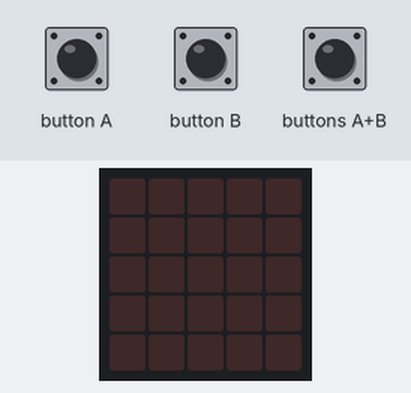
Bench run of a program on a simulated BBC micro:bit (MakeCode). Parts: the board's 5×5 LED display. The inputs (shaded band) are chosen by the test bench.

Above: at 1.2 s.
1.3 s: buttons A+B pressed for 0.15 s
At 2.0 s:
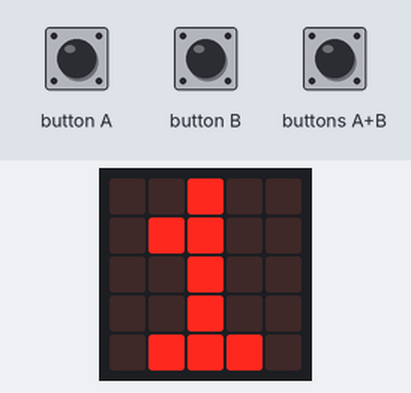
4.3 s: buttons A+B pressed for 1 s
At 6.5 s:
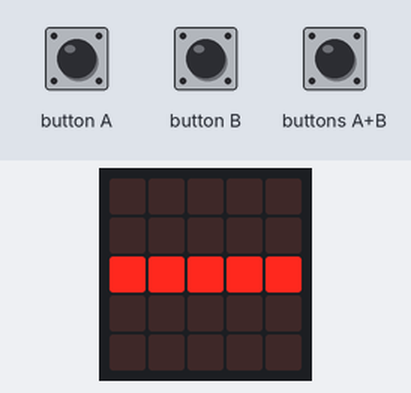
8.1 s: buttons A+B pressed for 0.15 s
At 9.4 s:
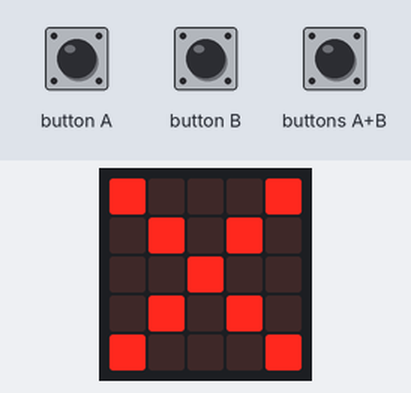
11.1 s: buttons A+B pressed for 0.15 s
At 12.3 s:
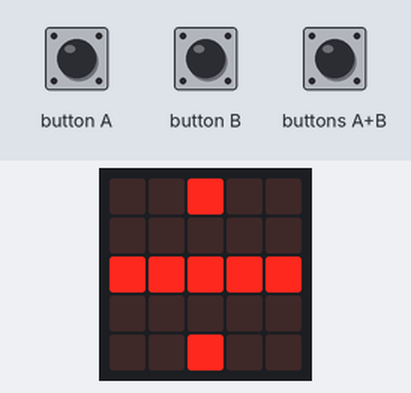
Timing chart, 0 to 14.1 s (numbered marks = the images above; inputs shaded):
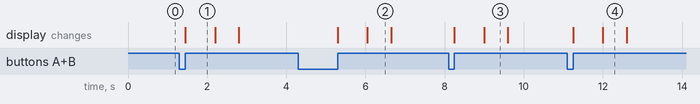

The program:

main.ts
```typescript
let changer = 0
let nombre_1 = 0
let nombre_2 = 0
let simbole = 0
input.onButtonPressed(Button.AB, function () {
    if (changer == 0) {
        nombre_1 += 1
        basic.showNumber(nombre_1)
    }
    if (changer == 1) {
        nombre_2 += 1
        basic.showNumber(nombre_2)
    }
    simbole += 1
    if (simbole == 1) {
        basic.showLeds(`
            . . # . .
            . . # . .
            # # # # #
            . . # . .
            . . # . .
            `)
        basic.pause(200)
        basic.clearScreen()
    } else {
        if (simbole == 2) {
            basic.showLeds(`
                . . . . .
                . . . . .
                # # # # #
                . . . . .
                . . . . .
                `)
            basic.pause(200)
            basic.clearScreen()
        } else {
            if (simbole == 3) {
                basic.showLeds(`
                    # . . . #
                    . # . # .
                    . . # . .
                    . # . # .
                    # . . . #
                    `)
                basic.pause(200)
                basic.clearScreen()
            } else {
                if (simbole == 4) {
                    basic.showLeds(`
                        . . # . .
                        . . . . .
                        # # # # #
                        . . . . .
                        . . # . .
                        `)
                    basic.pause(200)
                    basic.clearScreen()
                } else {

                }
                if (true) {

                } else {

                }
            }
        }
    }
})
input.onButtonPressed(Button.B, function () {
    basic.clearScreen()
    changer += 1
    if (changer == 2) {
        if (simbole == 0) {
            basic.showNumber(nombre_1 + nombre_2)
        } else {
            if (simbole == 1) {
                basic.showNumber(nombre_1 + nombre_2)
            } else {
                simbole = 0
            }
        }
    }
})
input.onGesture(Gesture.Shake, function () {
    simbole = 0
    changer = 0
    nombre_1 = 0
    nombre_2 = 0
})
```

test.ts
```typescript
// les tests vont ici ; cela ne sera pas compilé si ce paquet est utilisé en tant qu'extension.
```

Measured:
- after the input at 1.3 s, the display: changes after 0.15 s (image 1)
- after the input at 4.3 s, the display: first changes after 1.0 s (image 2 shows a later state)
- after the input at 8.1 s, the display: first changes after 0.15 s (image 3 shows a later state)
- after the input at 11.1 s, the display: first changes after 0.15 s (image 4 shows a later state)
- what the display in image 1 shows lasts 0.7 s, from 1.5 s to 2.2 s
- what the display in image 2 shows lasts 0.6 s, from 6.1 s to 6.7 s
